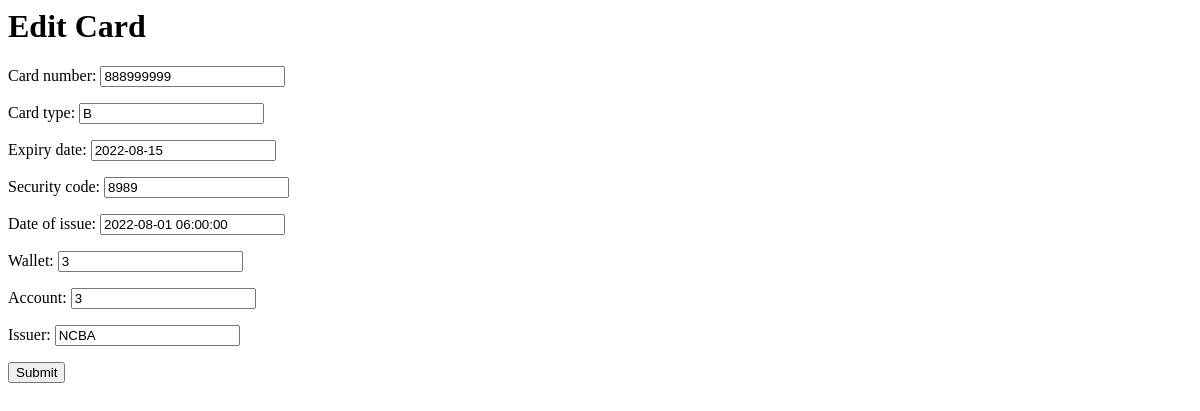
Before: /wallet/edit_card/edit/3/ with the older database file.
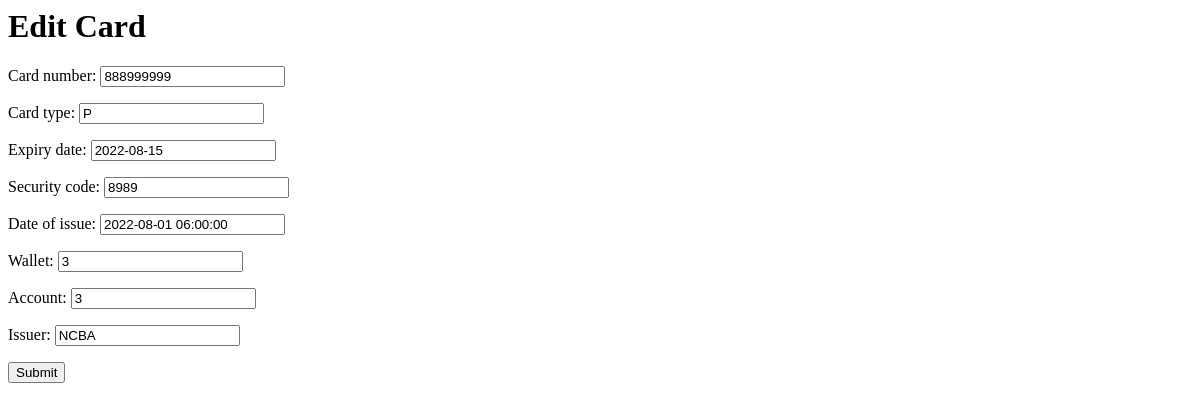
After: the same page with the newer database file.
### wallet/models.py (models this page shows)
class Card(models.Model):
    card_number= models.IntegerField()
    CARD_CHOICES=(
        ("P", "Debit Card"),
        ("B", "Credit Card"),
    )
    card_type= models.CharField(max_length=20,choices=CARD_CHOICES)
    expiry_date = models.DateField()
    security_code = models.IntegerField()
    date_of_issue = models.DateTimeField()
    wallet= models.ForeignKey(Wallet,on_delete=models.CASCADE,related_name='card_wallet')
    account= models.ForeignKey(Account,on_delete=models.CASCADE,related_name='card_account')
    issuer= models.CharField(max_length=10)

### wallet/views.py (the view)
# urls.py: path("edit_card/edit/<int:id>/",edit_card,name="edit_card"),
def edit_card(request,id):
    card=Card.objects.get(id=id)
    if request.method=="POST":
        form = CardRegistrationForm(request.POST,instance=card)
        if form.is_valid():
           form.save()
        return redirect("card_profile",id =card.id)
    else:
        form = CardRegistrationForm(instance=card)
    return render(request,"wallet/edit_card.html",
    {"form":form})

### wallet/forms.py
class CardRegistrationForm(ModelForm):
    class Meta:
        model= Card
        fields = ['card_number','card_type','expiry_date','security_code','date_of_issue','wallet','account','issuer']
        widgets={
       'card_number' : forms.TextInput(attrs = {
                'class': 'form-control',
       }),
        'card_type' : forms.TextInput(attrs = {
                'class': 'form-control',
       }),
        'expiry_date' : forms.TextInput(attrs = {
                'class': 'form-control',
       }),
         'security_code' : forms.TextInput(attrs = {
                'class': 'form-control',
       }),
           'date_of_issue' : forms.TextInput(attrs = {
                'class': 'form-control',
       }),
           'wallet' : forms.TextInput(attrs = {
                'class': 'form-control',
       }),
           'account' : forms.TextInput(attrs = {
                'class': 'form-control',
       }),
         'issuer' : forms.TextInput(attrs = {
                'class': 'form-control',
       }),
       }

### wallet/templates/wallet/edit_card.html
<h1>Edit Card</h1>
<form method="POST">{%csrf_token%}
    {{form.as_p}}
 <button type="submit" class="save_btn btn-default">Submit</button>
 </form>

Changed rows visible on the page:
changed Card "NCBA": card_type "B" → "P"
